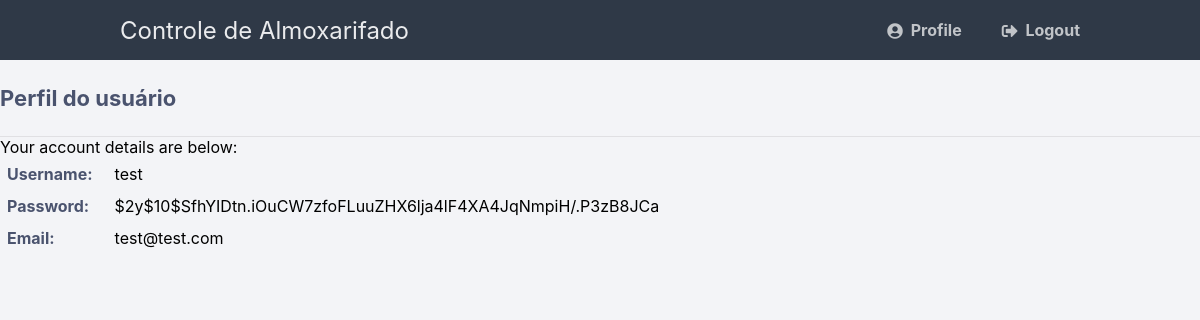
The app's page /php/profile.php (signed in) with its own data.
### tables this page shows
CREATE TABLE `usuarios` (
  `idUsuarios` int(11) NOT NULL,
  `Usuario` varchar(50) NOT NULL,
  `Senha` varchar(255) NOT NULL,
  `Contato` varchar(100) NOT NULL
);

### php/profile.php (the view, shortened to what this page needs)
<?php
include('connectdb.php');
$stmt = $con->prepare('SELECT Senha, Contato FROM usuarios WHERE idUsuarios = ?');
$stmt->bind_param('i', $_SESSION['id']);
$stmt->execute();
$stmt->bind_result($Senha, $Contato);
?>
<!DOCTYPE html>
<html>
	<head>
		<link href="../css/reset.css" rel="stylesheet" type="text/css">
		<link href="../css/style.css" rel="stylesheet" type="text/css">
		<link rel="stylesheet" href="https://use.fontawesome.com/releases/v5.7.1/css/all.css">
	</head>
	<body class="loggedin">
		<nav class="navtop">
			<div>
				<div><a href="home.php"><h1>Controle de Almoxarifado</h1></a></div>
				<a href="profile.php"><i class="fas fa-user-circle"></i>Profile</a>
				<a href="logout.php"><i class="fas fa-sign-out-alt"></i>Logout</a>
			</div>
		</nav>
		<div class="content">
			<h2>Perfil do usuário </h2>
			<div>
				<p>Your account details are below:</p>
				<table>
					<tr>
						<td>Username:</td>
						<td><?=$_SESSION['name']?></td>
					</tr>
					<tr>
						<td>Password:</td>
						<td><?=$Senha?></td>
					</tr>
					<tr>
						<td>Email:</td>
						<td><?=$Contato?></td>
					</tr>
				</table>
			</div>
		</div>
	</body>
</html>

### css/style.css (style rules this page uses)
* { box-sizing: border-box; font-family: -apple-system, BlinkMacSystemFont, "segoe ui", roboto, oxygen, ubuntu, cantarell, "fira sans", "droid sans", "helvetica neue", Arial, sans-serif; font-size: 16px; -webkit-font-smoothing: antialiased; -moz-osx-font-smoothing: grayscale; }
body { background-color: #435165; }
.navtop { background-color: #2f3947; height: 60px; width: 100%; border: 0; }
.navtop div { display: flex; margin: 0 auto; width: 1000px; height: 100%; }
.navtop div h1, .navtop div a { display: inline-flex; align-items: center; }
.navtop div h1 { flex: 1; font-size: 24px; padding : 0; margin: 0; color: #eaebed; font-weight: normal; }
.navtop div a { padding: 0 20px; color: #c1c4c8; font-weight: bold; }
.navtop div a i { padding: 2px 8px 0 0; }
a:link, a:visited.sidemenu-itens { color: #2f3947; text-decoration: none; }
body.loggedin { background-color: #f3f4f7; }
.content { width: 1200px; margin: 0 auto; }
.content h2 { margin: 0; padding: 25px 0; font-size: 22px; border-bottom: 1px solid #e0e0e3; color: #4a536e; }
.content > p table td, .content > div table td { padding: 5px; }
.content > p table td:first-child, .content > div table td:first-child { font-weight: bold; color: #4a536e; padding-right: 15px; }

### records on screen
usuarios: Senha "$2y$10$SfhYIDtn.iOuCW7zfoFLuuZHX6lja4lF4XA4JqNmpiH/.P3zB8JCa", Contato "test@test.com"

### other values on screen
$_SESSION['name'] "test"
